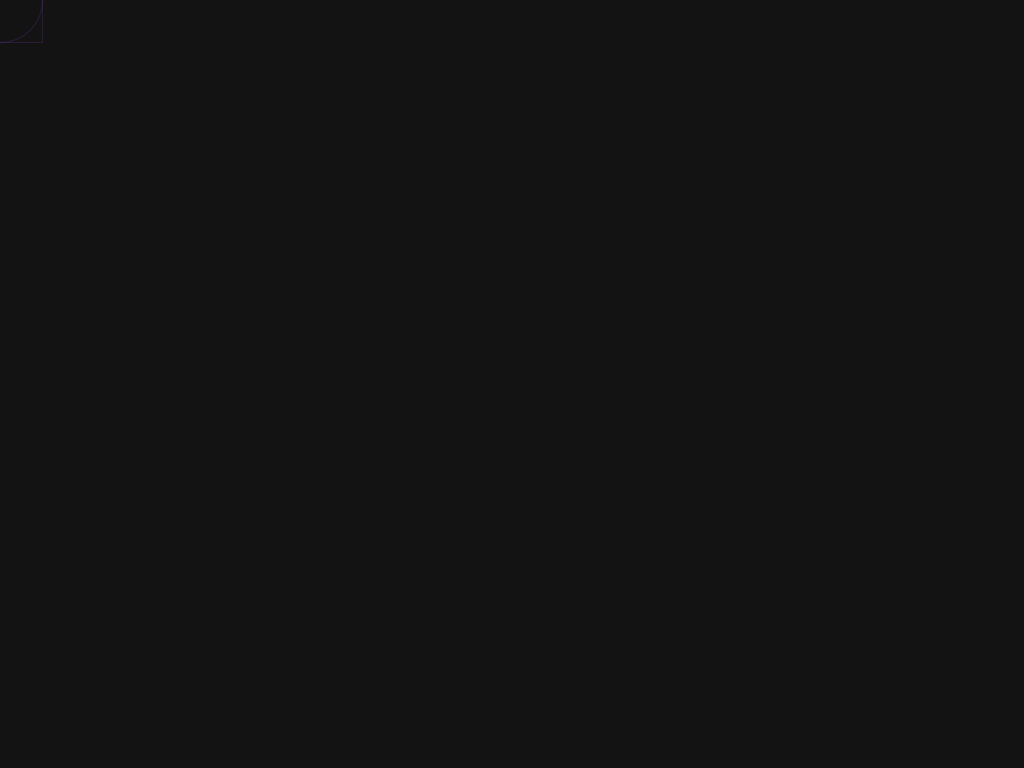
Frame 1 (no input)
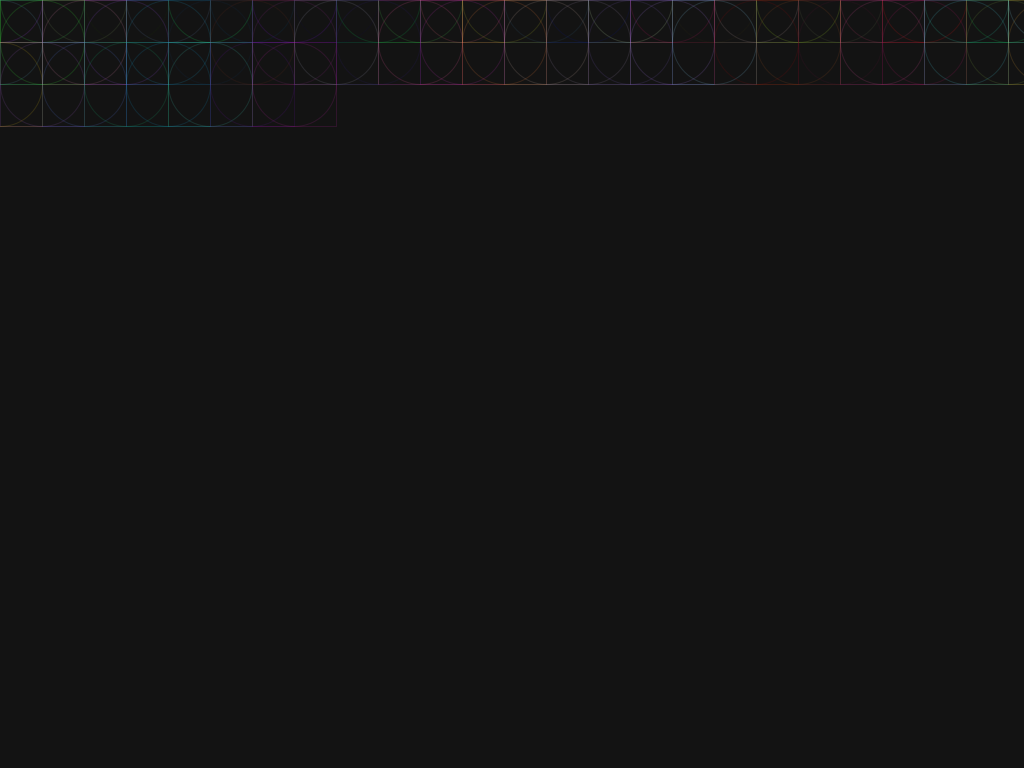
Frame 60 (the mouse pressed at the canvas centre just before this capture)
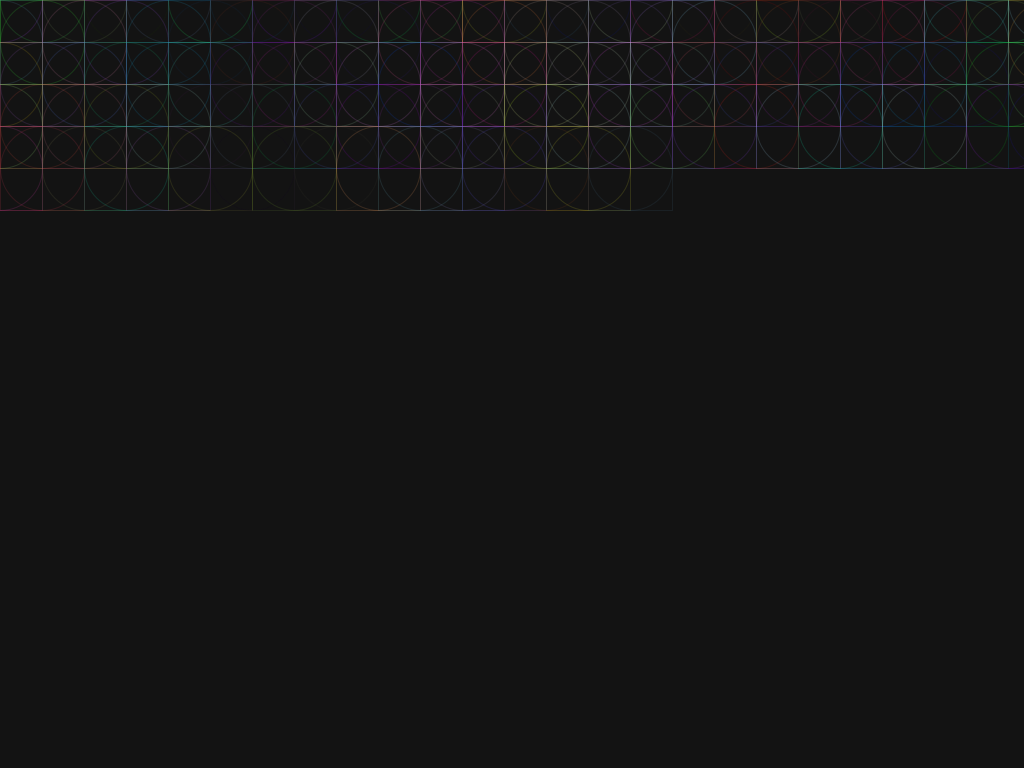
Frame 120 (the mouse held since frame 60 and released just before this capture)

The Processing sketch that drew these frames (run headless with seeded random() and noise(); from frame 60 on, the mouse is pressed at the canvas centre):

// Processing sketch: monRECT020612
// ── monRECT020612.pde
//  draw circles and stuff, save on exit
String dailyMsg = "ERICFICKES.COM";
String outFileName = "monRECT020612";  //don't add extension
Boolean isFinal = true;
int alf = 42;
int cX = 0;
int cY = 0;

int xx = 0;
int yy = 0;

//  art frame settings
int outerRectX;
int outerRectY;
int outerRectWidth = 128;
int outerRectHeight = 28;

//  grid settings
int shapeSize = 42;

///////////////////////////////////////////////////////////
//  
void setup() {
  size( 1024, 768);
  background(19);
  smooth();

  cX = width/2;
  cY = height/2;

  outerRectX = this.width-139;
  outerRectY = this.height-84;


  //  FRAME THE MESSAGE
//  noFill();
//  stroke(#1975EF, 100);
//  rect( outerRectX, outerRectY, outerRectWidth, outerRectHeight );
//  stroke(#19EF75, 100);
//  rect( this.width-137, this.height-82, 124, 24 );
//  stroke(#EF1975, 100);
//  rect( this.width-135, this.height-80, 120, 20 );
//
//  fill(#EFEFEF, 100);
//  text( dailyMsg, this.width-130, this.height-65 );
}

///////////////////////////////////////////////////////////
//  
void draw() {


  //  make shape grids



    noFill();

      randStroke(alf);

      rectMode(RADIUS);
      rect(xx, yy, shapeSize, shapeSize);
      
      ellipseMode(RADIUS);
      ellipse(xx, yy, shapeSize, shapeSize);

    //  are we about to hit the wall?
    if ( xx < width )
    {
      xx += shapeSize;
    }
    else
    {
      xx = 0;
      yy += shapeSize;      
    }
    
    if( xx >= width && yy >= height )
    {
      xx = yy = int(random(shapeSize));      
    }

  if( frameCount > height+width ){
    text("ERICFICKES.COM", 0, height-11);
    exit();
  }
}

///////////////////////////////////////////////////////////
//  Helper to random(255) stroke
void randStroke(int alf)
{
  stroke( random(255), random(255), random(255), alf );
}


/********************************************************
 isCollidingCircleRectangle()
 
 params:
 circleX - center x coordinate for circle
 circleY - center y coordinate for circle
 radius  - radius of circle
 rectangleX - top left corner X coordinate
 rectangleY - top left corner Y coordinate
 rectangleWidth - width of rectangle
 rectangleHeight - and the height
 
 returns boolean - whether the two shapes are colliding
 
 code adapted from:
 http://stackoverflow.com/questions/401847/circle-rectangle-collision-detection-intersection
 adapted by: Jonathan Cecil
 ********************************************************/
boolean isCollidingCircleRectangle(
float circleX, 
float circleY, 
float radius, 
float rectangleX, 
float rectangleY, 
float rectangleWidth, 
float rectangleHeight)
{
  float circleDistanceX = abs(circleX - rectangleX - rectangleWidth/2);
  float circleDistanceY = abs(circleY - rectangleY - rectangleHeight/2);

  if (circleDistanceX > (rectangleWidth/2 + radius)) { 
    return false;
  }
  if (circleDistanceY > (rectangleHeight/2 + radius)) { 
    return false;
  }

  if (circleDistanceX <= (rectangleWidth/2)) { 
    return true;
  } 
  if (circleDistanceY <= (rectangleHeight/2)) { 
    return true;
  }

  float cornerDistance_sq = pow(circleDistanceX - rectangleWidth/2, 2) +
    pow(circleDistanceY - rectangleHeight/2, 2);

  return (cornerDistance_sq <= pow(radius, 2));
}



///////////////////////////////////////////////////////////
//  
//  End handler, saves png to ../OUTPUT
void doExit() 
{


  //  if final, save output to png
  if ( isFinal )
  {
    save( outFileName + "-" + month()+day()+year()+hour()+minute()+millis()+".png" );
  }

  super.stop();
}
